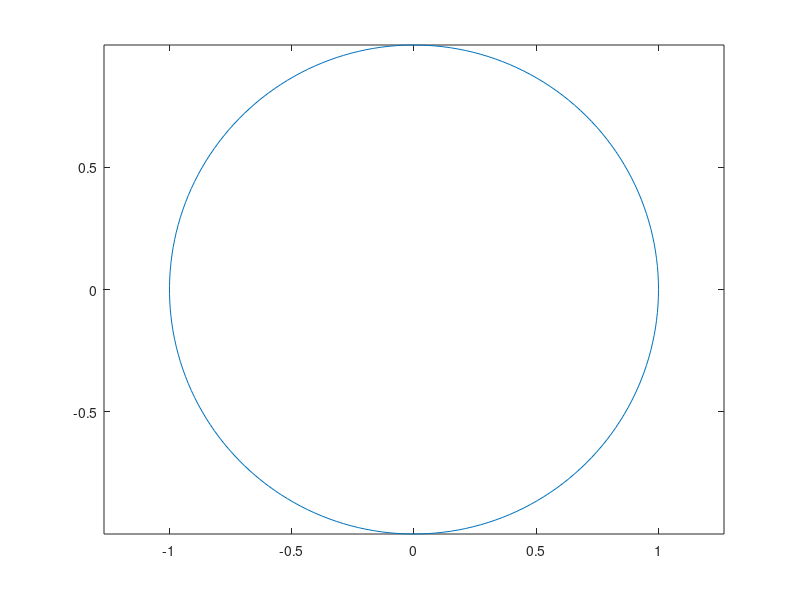
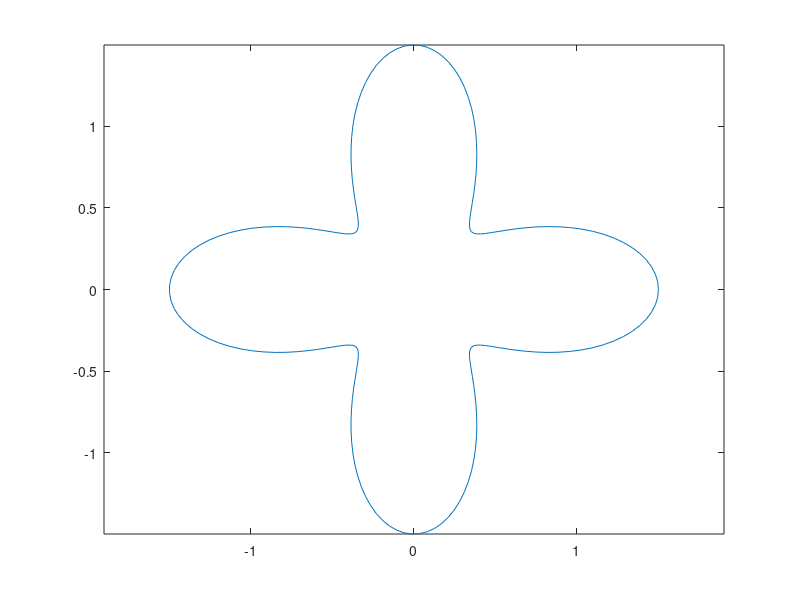

These charts were generated, in order, by the following MATLAB code:
% esercitazione 1 es. 6

teta = linspace(0,2*pi,200);
x = cos(teta);
y = sin(teta);
plot(x,y)
axis equal  % scala in modo uguale i due assi -> circonferenza perfetta

% nell'esercizio però il raggio dipende da teta
figure
rho = 1+1/2*cos(4*teta);  % 1/2*cos(4*teta) è una moltiplicazione 
                          % scalare per un vettore -> no punto
x = rho.*cos(teta);
y = rho.*sin(teta);
plot(x,y)
axis equal

% con rho maggiore la figura cambia in modo powa